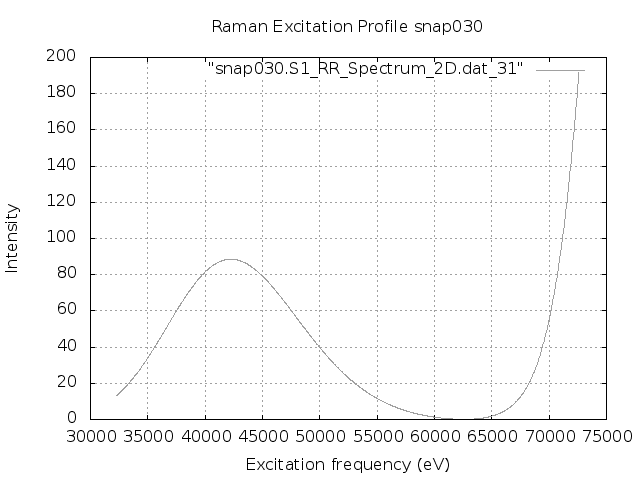

Generate this figure with gnuplot:
set terminal png
set output "snap030.S1.REP.png"
set xlabel 'Excitation frequency (eV)'
set ylabel 'Intensity'
set title "Raman Excitation Profile snap030"
set grid
set autoscale
plot "snap030.S1_RR_Spectrum_2D.dat_31" with lines lc "blue"
exit
